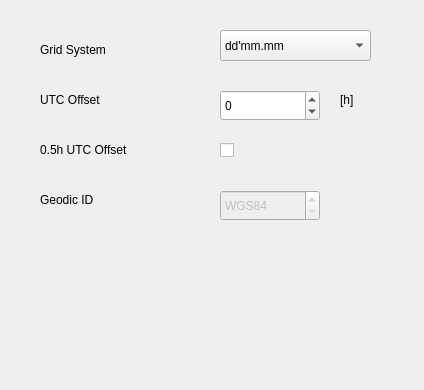
<?xml version="1.0" encoding="UTF-8"?>
<ui version="4.0">
 <class>GPSFrame</class>
 <widget class="QWidget" name="GPSFrame">
  <property name="geometry">
   <rect>
    <x>0</x>
    <y>0</y>
    <width>424</width>
    <height>390</height>
   </rect>
  </property>
  <property name="windowTitle">
   <string>GPS</string>
  </property>
  <widget class="QLabel" name="textLabel_GridSys">
   <property name="geometry">
    <rect>
     <x>40</x>
     <y>40</y>
     <width>134</width>
     <height>20</height>
    </rect>
   </property>
   <property name="text">
    <string>Grid System</string>
   </property>
   <property name="wordWrap">
    <bool>false</bool>
   </property>
  </widget>
  <widget class="QComboBox" name="comboBox_GridSys">
   <property name="geometry">
    <rect>
     <x>220</x>
     <y>30</y>
     <width>151</width>
     <height>31</height>
    </rect>
   </property>
   <item>
    <property name="text">
     <string>dd'mm.mm</string>
    </property>
   </item>
   <item>
    <property name="text">
     <string>dd.dddd</string>
    </property>
   </item>
   <item>
    <property name="text">
     <string>dd'mm''ss</string>
    </property>
   </item>
   <item>
    <property name="text">
     <string>UTM</string>
    </property>
   </item>
   <item>
    <property name="text">
     <string>Swiss Grid</string>
    </property>
   </item>
  </widget>
  <widget class="QLabel" name="textLabel_UTCoffsetUnit">
   <property name="geometry">
    <rect>
     <x>340</x>
     <y>90</y>
     <width>67</width>
     <height>20</height>
    </rect>
   </property>
   <property name="text">
    <string>[h]</string>
   </property>
   <property name="wordWrap">
    <bool>false</bool>
   </property>
  </widget>
  <widget class="QSpinBox" name="spinBox_GeoID">
   <property name="enabled">
    <bool>false</bool>
   </property>
   <property name="geometry">
    <rect>
     <x>220</x>
     <y>190</y>
     <width>100</width>
     <height>31</height>
    </rect>
   </property>
   <property name="specialValueText">
    <string>WGS84</string>
   </property>
   <property name="minimum">
    <number>1</number>
   </property>
   <property name="maximum">
    <number>192</number>
   </property>
   <property name="singleStep">
    <number>1</number>
   </property>
   <property name="value">
    <number>1</number>
   </property>
  </widget>
  <widget class="QLabel" name="textLabel_GeoID">
   <property name="geometry">
    <rect>
     <x>40</x>
     <y>190</y>
     <width>134</width>
     <height>20</height>
    </rect>
   </property>
   <property name="text">
    <string>Geodic ID</string>
   </property>
   <property name="wordWrap">
    <bool>false</bool>
   </property>
  </widget>
  <widget class="QLabel" name="textLabel_UTCoffset">
   <property name="geometry">
    <rect>
     <x>40</x>
     <y>90</y>
     <width>150</width>
     <height>20</height>
    </rect>
   </property>
   <property name="text">
    <string>UTC Offset</string>
   </property>
   <property name="wordWrap">
    <bool>false</bool>
   </property>
  </widget>
  <widget class="QLabel" name="textLabel_UTCoffset_2">
   <property name="geometry">
    <rect>
     <x>40</x>
     <y>140</y>
     <width>150</width>
     <height>20</height>
    </rect>
   </property>
   <property name="text">
    <string>0.5h UTC Offset</string>
   </property>
   <property name="wordWrap">
    <bool>false</bool>
   </property>
  </widget>
  <widget class="QSpinBox" name="spinBox_UTCoffset">
   <property name="geometry">
    <rect>
     <x>220</x>
     <y>90</y>
     <width>100</width>
     <height>31</height>
    </rect>
   </property>
   <property name="minimum">
    <number>-13</number>
   </property>
   <property name="maximum">
    <number>13</number>
   </property>
   <property name="singleStep">
    <number>1</number>
   </property>
   <property name="value">
    <number>0</number>
   </property>
  </widget>
  <widget class="QCheckBox" name="checkBox_UTChalfOffset">
   <property name="geometry">
    <rect>
     <x>220</x>
     <y>140</y>
     <width>21</width>
     <height>20</height>
    </rect>
   </property>
   <property name="text">
    <string/>
   </property>
  </widget>
 </widget>
 <layoutdefault spacing="6" margin="11"/>
 <resources/>
 <connections/>
</ui>
